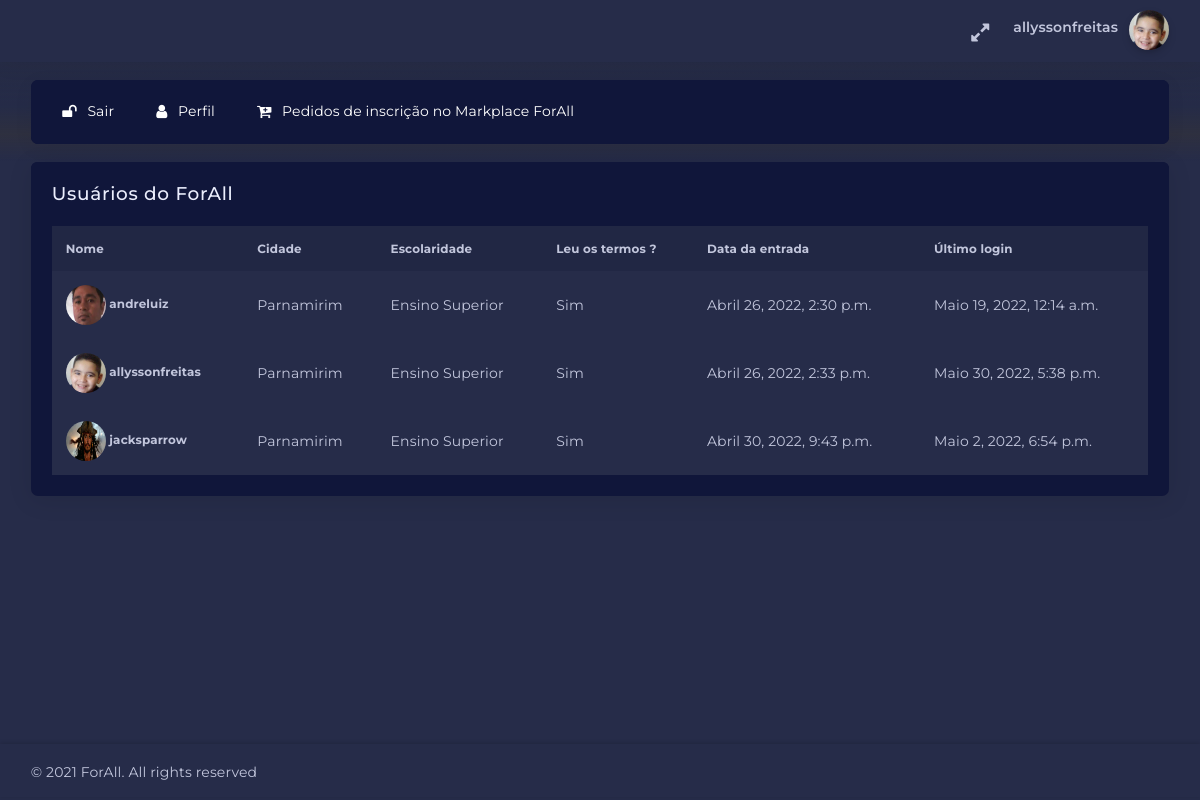
The page /user (signed in) on the database its author committed.
### paginas/models.py (models this page shows, shortened)
class Perfil(models.Model):
	user = models.OneToOneField(User,null=True, blank=True,on_delete=models.CASCADE)
	cep = models.CharField(max_length=10,null=False,blank=False)
	rua = models.CharField(max_length=60,null=False,blank=False)
	bairro = models.CharField(max_length=40,null=False,blank=False)
	cidade = models.CharField(max_length=40,null=False,blank=False)
	uf     = models.CharField(max_length=2,null=False,blank=False)
	image  = models.ImageField(upload_to='media/perfil', default='media/forall.png',null=False,blank=False, verbose_name='IMAGEM PERFIL :')
	escolaridade = models.CharField(max_length=30,verbose_name='ESCOLARIDADE',null=False,blank=False)
	termos   = models.CharField(max_length=4,verbose_name='TERMO DE USO E POLÍTICA DE PRIVACIDADE',null=False,blank=False)
	data     = models.DateTimeField(auto_now_add=True)
	datamudanca = models.DateTimeField(auto_now=True)

### paginas/views.py (the view)
# urls.py: path('user',views.Usuarios,name="user"),
@login_required
def Usuarios(request):
	usuario    = Perfil.objects.all()
	group      = Group.objects.get(name="PremiumLoja").user_set.all()
	usuario.data = datetime.datetime.now()
	return render(request, 'inicio/usuario.html',{'usuario':usuario,'group':group})

### paginas/templates/inicio/usuario.html (shortened to what this page needs)
{% load static %}
<!DOCTYPE html>
<html class="loading" lang="pt-br" data-textdirection="ltr">
<head>
    <link rel="stylesheet" type="text/css" href="{% static 'css/vertical-menu.css' %}">
    <link rel="stylesheet" type="text/css" href="{% static 'css/vendors.min.css' %}">
    <link rel="stylesheet" type="text/css" href="{% static 'css/bootstrap.min.css' %}">
    <link rel="stylesheet" type="text/css" href="{% static 'css/bootstrap-extended.css' %}">
    <link rel="stylesheet" type="text/css" href="{% static 'css/colors.css' %}">
    <link rel="stylesheet" type="text/css" href="{% static 'css/components.css' %}">
    <link rel="stylesheet" type="text/css" href="{% static 'css/dark-layout.css' %}">
    <link rel="stylesheet" type="text/css" href="{% static 'css/semi-dark-layout.css' %}">
    <link rel="stylesheet" type="text/css" href="{% static 'css/horizontal-menu.css' %}">
    <link rel="stylesheet" type="text/css" href="{% static 'css/palette-gradient.min.css' %}">
    <link rel="stylesheet" type="text/css" href="{% static 'css/users.css' %}">
</head>
<body class="horizontal-layout horizontal-menu dark-layout 2-columns  navbar-floating footer-static  " data-open="hover" data-menu="horizontal-menu" data-col="2-columns" data-layout="dark-layout">
    <nav class="header-navbar navbar-expand-lg navbar navbar-with-menu navbar-fixed navbar-shadow navbar-brand-center">
        <div class="navbar-wrapper">
            <div class="navbar-container content">
                <div class="navbar-collapse" id="navbar-mobile">
                <ul class="nav navbar-nav float-right">
                    <li class="nav-item d-none d-lg-block"><a class="nav-link nav-link-expand"><i class="ficon fa fa-expand"></i></a></li>
                <li class="dropdown dropdown-user nav-item"><a class="dropdown-toggle nav-link dropdown-user-link" href="#" data-toggle="dropdown">
                    <div class="user-nav d-sm-flex d-none"><span class="user-name text-bold-600">{{user.get_username}}</span></div><span>
                        {% if not user.perfil.image%}
                        <img class="round" src="{% static 'img/forall.png'%}" alt="avatar" height="40" width="40">
                        {% else%}
                        <img class="round" src="{{ user.perfil.image.url }}" alt="avatar" height="40" width="40">
                        {% endif %}
                    </span>
                </a>
            </li>
        </ul>
    </div>
</div>
</div>
</nav>
<div class="horizontal-menu-wrapper">
    <div class="header-navbar navbar-expand-sm navbar navbar-horizontal floating-nav navbar-light navbar-without-dd-arrow navbar-shadow menu-border" role="navigation" data-menu="menu-wrapper">
            <div class="navbar-container main-menu-content" data-menu="menu-container">
                <ul class="nav navbar-nav" id="main-menu-navigation" data-menu="menu-navigation">
                    <li>
                        {% if user.is_authenticated %}
                        <a class="dropdown-item" href="/accounts/logout" style="color: white;"><i class="fa fa-unlock"></i>Sair</a>
                        {% endif %}
                    </li>
                    <li>
                        {% if user.is_authenticated %}
                        <a class="dropdown-item" href="{% url 'perfil' %}" style="color: white;"><i class="fa fa-user"></i>Perfil</a>
                        {% endif %}
                    </li>
                    <li>
                        <a href="{% url 'inscritospremium' %}" style="color: white;"><i class="fa fa-cart-plus"></i>Pedidos de inscrição no Markplace ForAll</a>
                    </li>
                </ul>
    </div>
</div>
</div>
<div class="app-content content">
    <div class="content-wrapper">
        <div class="content-body">
            <section id="floating-label-layouts">
             <div class="row" id="table-hover-animation">
                <div class="col-12">
                    <div class="card">
                        <div class="card-header">
                            <h4 class="card-title">Usuários do ForAll</h4>
                        </div>
                        <div class="card-content">
                            <div class="card-body">
                                <div class="table-responsive">
                                    <table class="table table-hover-animation mb-0">
                                        <thead>
                                            <tr>
                                                <th scope="col">Nome</th>
                                                <th scope="col">Cidade</th>
                                                <th scope="col">Escolaridade</th>
                                                <th>Leu os termos ?</th>
                                                <th>Data da entrada</th>
                                                <th>Último login</th>
                                            </tr>
                                        </thead>
                                        <tbody>
                                           {%for u in usuario%}
                                           <tr>
                                            <th scope="row">
                                                <img class="round" src="{{ u.user.perfil.image.url }}" alt="avatar" height="40" width="40">&nbsp;{{u.user}}</th>
                                                <td>{{u.cidade}}</td>
                                                <td>{{u.escolaridade}}</td>
                                                <td>{{u.termos|truncatewords:4}}</td>
                                                <td>{{u.data}}</td>
                                                <td>{{u.user.last_login}}</td>
                                            </tr>
                                            {%endfor%}
                                        </tbody>
                                    </table>
                                </div>
                            </div>
                        </div>
                    </div>
                </div>
            </div>
        </section>
    </div>
</div>
</div>
<div class="drag-target"></div>
<footer class="footer footer-static footer-light navbar-shadow">
    <p class="clearfix blue-grey lighten-2 mb-0"><span class="float-md-left d-block d-md-inline-block mt-25">&copy; 2021 ForAll. All rights reserved</span>
    </p>
</footer>
</body>
</html>

### paginas/static/css/dark-layout.css (style rules this page uses)
body.dark-layout { background-color: #262c49; }
body.dark-layout h1, body.dark-layout h2, body.dark-layout h3, body.dark-layout h4, body.dark-layout h5, body.dark-layout h6 { color: #ebeefd; }
body.dark-layout [class*="border"] { border-color: #414561 !important; }
body.dark-layout p, body.dark-layout small, body.dark-layout span, body.dark-layout label { color: #c2c6dc; }
body.dark-layout .header-navbar { background-color: #10163a; }
body.dark-layout .header-navbar .navbar-container .nav .nav-item .nav-link { color: #c2c6dc; background-color: transparent; }
body.dark-layout .header-navbar .navbar-container .nav .nav-item .nav-link i { color: #c2c6dc; }
body.dark-layout .nav .nav-item .nav-link { color: #c2c6dc; }
body.dark-layout .nav-tabs .nav-item .nav-link, body.dark-layout .nav-tabs.nav-justified .nav-item .nav-link, body.dark-layout .nav .nav-item .nav-link { background-color: #10163a; }
body.dark-layout .card { background-color: #10163a; }
body.dark-layout .card .card-header, body.dark-layout .card .card-footer { color: #c2c6dc; background-color: #10163a; }
body.dark-layout .card .card-body, body.dark-layout .card .card-footer { color: #c2c6dc; border-color: #414561; }
body.dark-layout .table { background-color: #212744; }
body.dark-layout .table .thead tr:not([class*="table-"]) th, body.dark-layout .table .thead tr:not([class*="table-"]) td, body.dark-layout .table tbody tr:not([class*="table-"]) th, body.dark-layout .table tbody tr:not([class*="table-"]) td { border: 0; color: #c2c6dc; }
body.dark-layout .table thead tr th { border: 0; background-color: #212744; color: #c2c6dc; }
body.dark-layout .table tbody tr th { background-color: #262c49; }
body.dark-layout .table tbody tr td { background-color: #262c49; color: #c2c6dc; }

### paginas/static/css/horizontal-menu.css (style rules this page uses)
.horizontal-menu .content { margin-left: 0; }
.horizontal-menu .content .content-wrapper { margin-top: 0 !important; }
.horizontal-menu footer { position: static; }
.horizontal-menu.navbar-floating:not(.blank-page) .app-content { padding-top: 9.75rem; }
.horizontal-menu.navbar-floating .horizontal-menu-wrapper { background: linear-gradient(to bottom, rgba(248, 248, 248, 0.95) 44%, rgba(248, 248, 248, 0.46) 73%, rgba(255, 255, 255, 0) 100%); background-repeat: repeat-x; }
.horizontal-menu.navbar-floating .horizontal-menu-wrapper .navbar-horizontal.floating-nav { margin: 1.3rem 2.2rem 0; }
.horizontal-menu.dark-layout .header-navbar { background: inherit !important; }
.horizontal-menu.dark-layout .horizontal-menu-wrapper { background: linear-gradient(to bottom, rgba(37, 43, 71, 0.76) 44%, rgba(56, 53, 53, 0.46) 73%, rgba(255, 255, 255, 0) 100%); }
.horizontal-menu.dark-layout .horizontal-menu-wrapper .header-navbar { background: #10163a !important; }
.horizontal-menu .horizontal-menu-wrapper { position: fixed; top: 62px; z-index: 990; width: 100%; height: 99px; }
.horizontal-menu .horizontal-menu-wrapper .header-navbar .navbar-container { padding-left: 1rem; padding-right: 1rem; width: 100%; }
.horizontal-menu .header-navbar { background: #fff; z-index: 999 !important; line-height: 1; min-height: auto; }
.horizontal-menu .header-navbar.navbar-horizontal.floating-nav { width: calc(100vw - (100vw - 100%) - calc(2.2rem * 2)); background: #fff; }
.horizontal-menu .header-navbar .navbar-container { padding-left: 2.2rem; padding-right: calc(2.2rem - 1rem); border-radius: 0.5rem; }
.horizontal-menu .header-navbar.navbar-fixed { position: fixed; width: 100%; }
.horizontal-menu .header-navbar.navbar-horizontal ul#main-menu-navigation > li { padding-top: 0.965rem; padding-bottom: 0.965rem; }
.horizontal-menu .header-navbar.navbar-horizontal ul#main-menu-navigation > li i { font-size: 1.11rem; margin-right: 0.75rem; }
.horizontal-menu .header-navbar.navbar-horizontal ul#main-menu-navigation > li > a { padding: 0.75rem 1.25rem 0.75rem 1.25rem; display: flex; margin-right: 0.5rem; }

### rows shown on the page
Perfil: user.perfil.image (picture), user "andreluiz", cidade "Parnamirim", escolaridade "Ensino Superior", termos "Sim", data "Abril 26, 2022, 2:30 p.m.", user.last_login "Maio 19, 2022, 12:14 a.m."
Perfil: user.perfil.image (picture), user "allyssonfreitas", cidade "Parnamirim", escolaridade "Ensino Superior", termos "Sim", data "Abril 26, 2022, 2:33 p.m.", user.last_login "Maio 30, 2022, 5:38 p.m."
Perfil: user.perfil.image (picture), user "jacksparrow", cidade "Parnamirim", escolaridade "Ensino Superior", termos "Sim", data "Abril 30, 2022, 9:43 p.m.", user.last_login "Maio 2, 2022, 6:54 p.m."

### other values the page prints
{{ user.get_username }} "allyssonfreitas"
